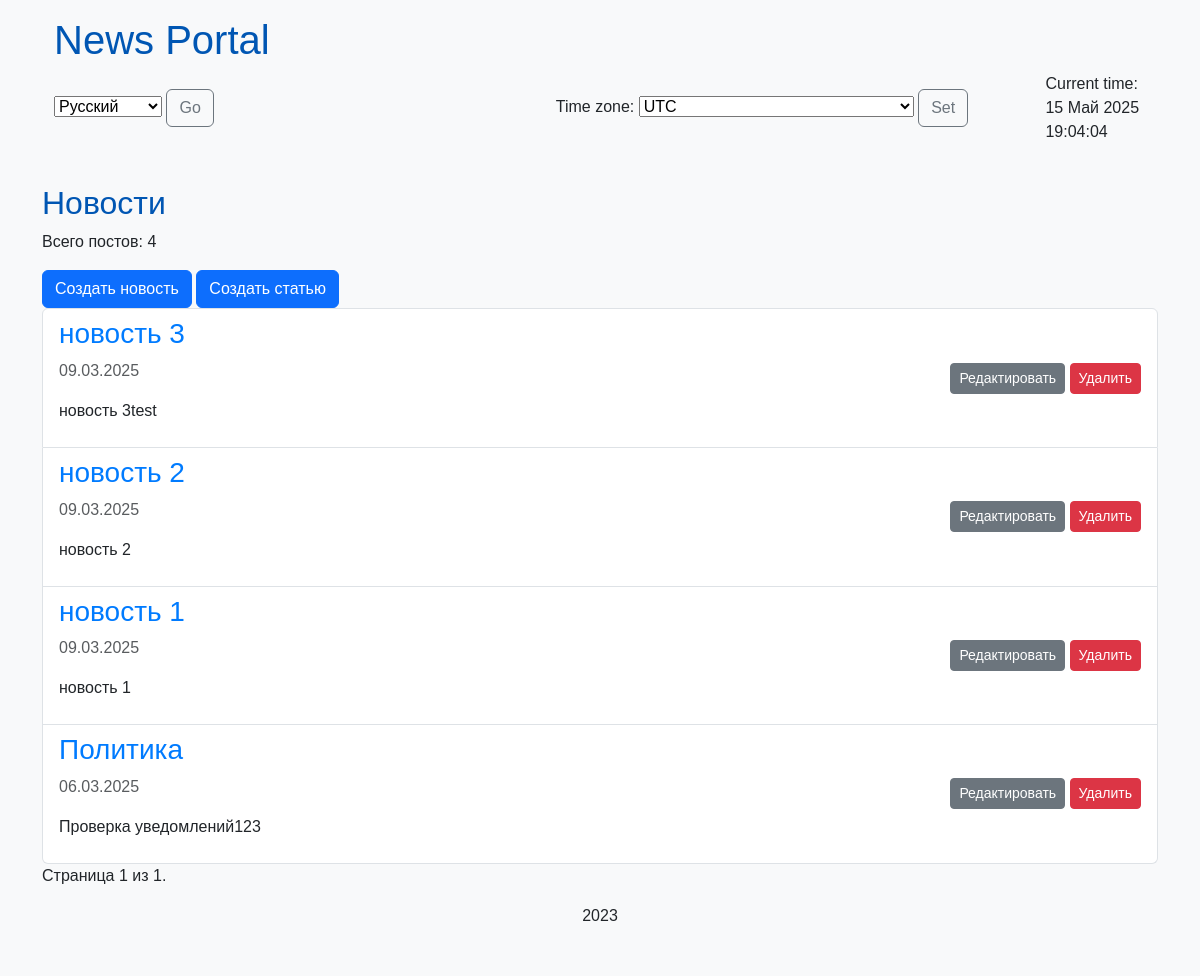
Before: /time_zone/ with the older database file.
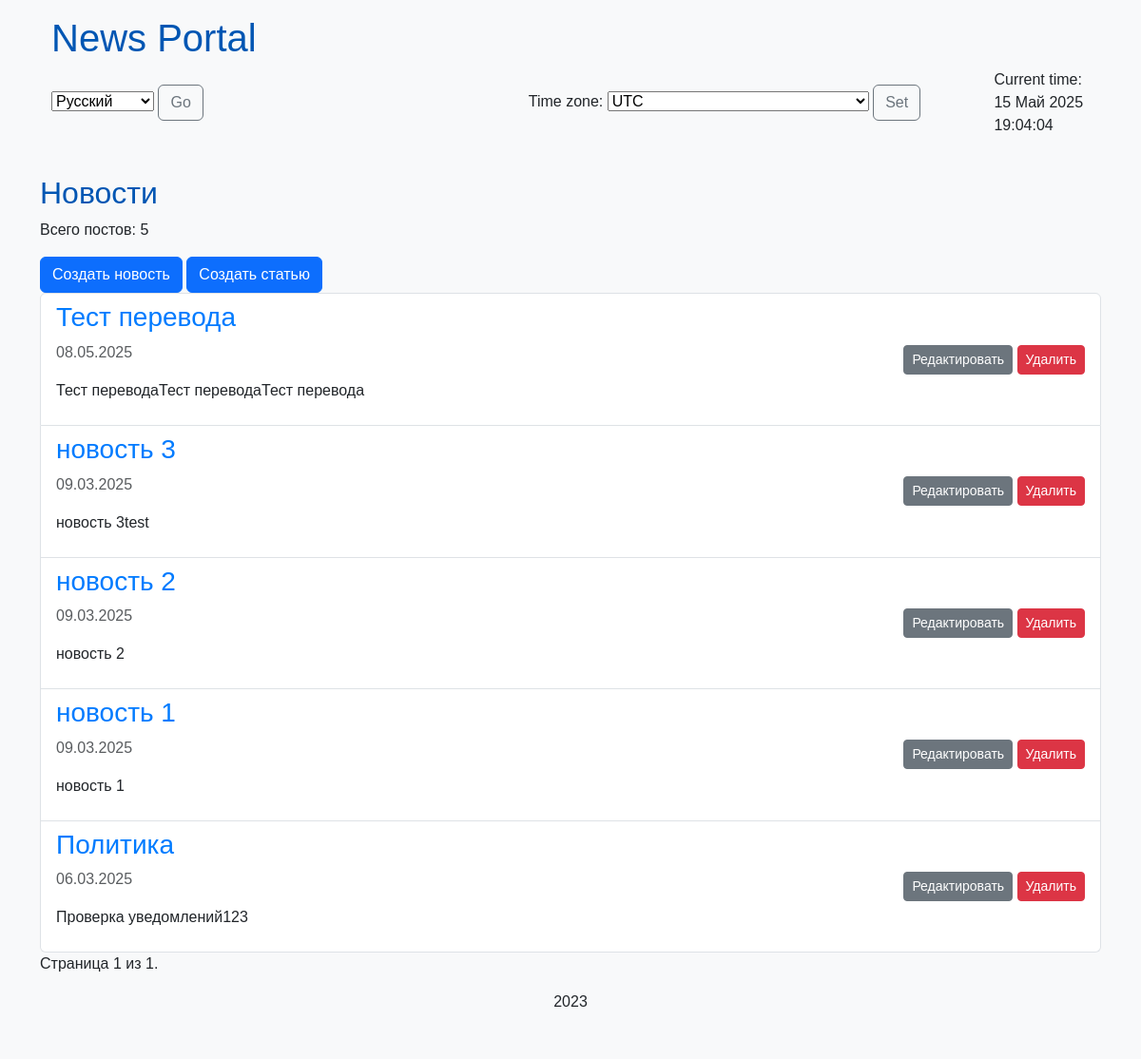
After: the same page with the newer database file.
### news/models.py (models this page shows, shortened)
class Post(models.Model):
    objects = None
    ARTICLE = 'AR'
    NEWS = 'NW'
    POST_TYPES = [
        (ARTICLE, 'Article'),
        (NEWS, 'News'),
    ]
    author = models.ForeignKey('Author', on_delete=models.CASCADE)
    post_type = models.CharField(max_length=2, choices=POST_TYPES, default=NEWS)
    date_created = models.DateTimeField(auto_now_add=True)
    categories = models.ManyToManyField('Category', through='PostCategory')
    title = models.CharField(max_length=255)
    text = models.TextField()
    rating = models.IntegerField(default=0)

### news/views.py (the view, shortened to what this page needs)
# urls.py: path('time_zone/', views.PostList.as_view(), name='time_zone'),
class PostList(ListView):
    model = Post
    ordering = '-date_created'
    template_name = 'news/post_list.html'  # Убедитесь, что этот шаблон существует
    context_object_name = 'posts'
    paginate_by = 10
    def get_queryset(self):
        queryset = super().get_queryset()
        self.post_type = self.request.GET.get('post_type', 'NW')  # NW как default
        if self.post_type not in ['NW', 'AR']:
            self.post_type = 'NW'  # Validation
        queryset = queryset.filter(post_type=self.post_type)
        return queryset
    def get_context_data(self, **kwargs):
        context = super().get_context_data(**kwargs)
        context['post_type'] = self.post_type
        context['is_news'] = self.post_type == 'NW'
        context['is_article'] = self.post_type == 'AR'
        context['timezones'] = pytz.common_timezones # Добавлено
        context['current_time'] = timezone.now() # Добавлено
        return context

### news/templatetags/custom_filters.py (called while the page is built)
@register.filter(name='censor')
def censor(value):
    censored_words = ['редиска', 'редиска']  # Добавьте больше слов сюда
    value = str(value)
    words = value.split()
    censored_text = []
    for word in words:
        if word in censored_words:
            censored_word = word[0] + '*' * (len(word) - 1)
            censored_text.append(censored_word)
        else:
            censored_text.append(word)
    return ' '.join(censored_text)

### templates/news/post_list.html (shortened to what this page needs)
{% extends 'default.html' %}
{% load custom_filters %}
{% block content %}
    <h2>{% if is_news %}Новости{% else %}Статьи{% endif %}</h2>
    <p>Всего постов: {{ page_obj.paginator.count }}</p>
    <a href="{% url 'news_create' %}" class="btn btn-primary">Создать новость</a>
    <a href="{% url 'articles_create' %}" class="btn btn-primary">Создать статью</a>
    <ul class="list-group">
        {% for post in posts %}
            <li class="list-group-item d-flex justify-content-between align-items-center">
                <div>
                    <h3><a href="{% url 'news_detail' news_id=post.pk %}">{{ post.title|censor }}</a></h3>
                    <p class="text-muted">{{ post.date_created|date:"d.m.Y" }}</p>
                    <p>{{ post.text|censor|truncatewords:20 }}</p>
                </div>
                <div>
                    <a href="{% url 'news_edit' pk=post.pk %}" class="btn btn-sm btn-secondary">Редактировать</a>
                    <a href="{% url 'news_delete' pk=post.pk %}" class="btn btn-sm btn-danger">Удалить</a>
                </div>
            </li>
        {% endfor %}
    </ul>
    <div class="pagination">
        <span class="step-links">
            <span class="current">
                Страница {{ page_obj.number }} из {{ page_obj.paginator.num_pages }}.
            </span>
        </span>
    </div>
{% endblock %}

### templates/default.html (shortened to what this page needs)
{% load static %}
{% load i18n %}
{% load tz %} <! -- Добавьте загрузку tz -->
<html lang="{% get_current_language as LANGUAGE_CODE %}">
<head>
    <link href="https://cdn.jsdelivr.net/npm/bootstrap@5.3.0/dist/css/bootstrap.min.css" rel="stylesheet">
    <link rel="stylesheet" href="{% static 'news/css/styles.css' %}">
</head>
<body class="bg-light p-3">
    <header>
        <div class="container">
            <h1 class="container">News Portal</h1>
            <div class="d-flex justify-content-between align-items-center">
                <form action="{% url 'set_language' %}" method="post" class="container">{% csrf_token %}
                    <select name="language">
                        {% get_available_languages as LANGUAGES %}
                        {% for language in LANGUAGES %}
                            <option value="{{ language.0 }}" {% if language.0 == LANGUAGE_CODE %} selected {% endif %}>
                                {{ language.1 }}
                            </option>
                        {% endfor %}
                    </select>
                    <button type="submit" class="btn btn-outline-secondary">{% trans "Go" %}</button>
                </form>
                {% get_current_timezone as TIME_ZONE %}
                <form action="{% url 'time_zone' %}" method="post" class="container">{% csrf_token %}
                    <label for="timezone">Time zone:</label>
                    <select name="timezone" id="timezone">
                        {% for tz in timezones %}
                            <option value="{{ tz }}" {% if tz == TIME_ZONE %} selected {% endif %}>{{ tz }}</option>
                        {% endfor %}
                    </select>
                    <button type="submit" class="btn btn-outline-secondary">Set</button>
                </form>
                <p>Current time: {{ current_time|timezone:TIME_ZONE|date:"d M Y H:i:s" }}</p>
            </div>
        </div>
    </header>
    <main class="container mt-4">
        {% block content %}{% endblock content %}
    </main>
    <footer class="bg-light text-center p-3">
        <p>{% trans "2023" %}</p>
    </footer>
</body>
</html>

### news/static/news/css/styles.css (style rules this page uses)
body { font-family: 'Arial', sans-serif; background-color: #f8f9fa; text-size-adjust: 100%; }
h1, h2, h3 { color: #0056b3; }
a { color: #007bff; text-decoration: none; }

Changed rows visible on the page:
added Post: title|censor "Тест перевода", date_created "08.05.2025", text|censor "Тест переводаТест переводаТест перевода"
Other visible differences:
{{ page_obj.paginator.count }}: "4" → "5"
